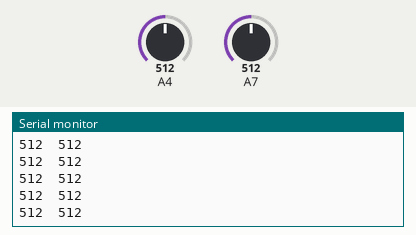
Recording of a sketch running on a simulated Arduino Mega 2560, built with avr-gcc and run on an emulated ATmega2560. Shown: the last lines printed to the serial monitor. The test bench sets the inputs (shaded band); at power-on: A4 = 512, A7 = 512.

Above: at 1.2 s.
1.3 s: A4 set to 716
At 1.31 s:
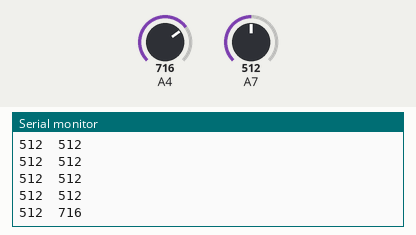
2.8 s: A7 set to 716
At 2.82 s:
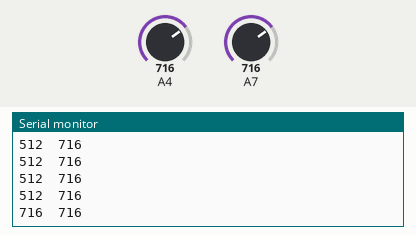
4.3 s: A4 set to 900
At 4.33 s:
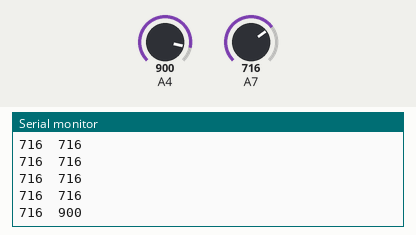
5.8 s: A7 set to 900
At 5.84 s:
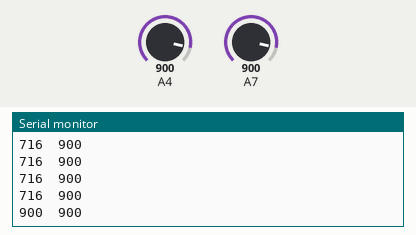
Timing chart, 0 to 8.3 s (numbered marks = the images above; inputs shaded):
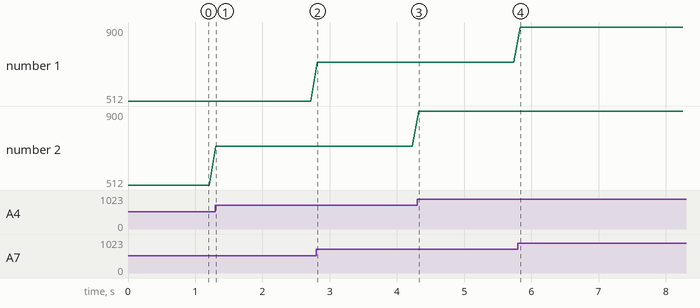

Measured:
- after the input at 1.3 s, the serial monitor: prints a new line at once (image 1)
- after the input at 2.8 s, the serial monitor: prints a new line at once (image 2)
- after the input at 4.3 s, the serial monitor: prints a new line at once (image 3)
- after the input at 5.8 s, the serial monitor: prints a new line at once (image 4)
- plotted number 2: 512 → 716 after the input at 1.3 s, 716 → 900 after the input at 4.3 s

The sketch:

joystick_test.ino
```cpp
const int y_value = 36;
const int x_value = 39;

void setup() {
  Serial.begin(115200);


}

void loop() {
  // analog reads 0-4095
  // neutral is ~1780
  Serial.print(analogRead(x_value));
  Serial.print("  ");
  Serial.println(analogRead(y_value));
  delay(100);

}
```
